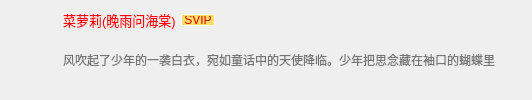
                       <widget class="QWidget" name="widget_42" native="true">
                        <property name="styleSheet">
                         <string notr="true">QWidget#widget_42{
	max-height:60px;
	min-height:60px;
}
QWidget#widget_42:hover{
	background-color: rgb(242, 242, 242);
}</string>
                        </property>
                        <layout class="QHBoxLayout" name="horizontalLayout_38" stretch="0,1,0">
                         <property name="spacing">
                          <number>9</number>
                         </property>
                         <property name="leftMargin">
                          <number>14</number>
                         </property>
                         <property name="topMargin">
                          <number>10</number>
                         </property>
                         <property name="rightMargin">
                          <number>8</number>
                         </property>
                         <property name="bottomMargin">
                          <number>10</number>
                         </property>
                         <item>
                          <widget class="QPushButton" name="pushButton_74">
                           <property name="styleSheet">
                            <string notr="true">QPushButton{
	min-height:40px;
	min-width:40px;
	max-height:40px;
	max-width:40px;
	border-radius:20px;
}</string>
                           </property>
                           <property name="text">
                            <string/>
                           </property>
                           <property name="icon">
                            <iconset resource="resource/resources.qrc">
                             <normaloff>:/image/image/QQ图片20230507155809.png</normaloff>:/image/image/QQ图片20230507155809.png</iconset>
                           </property>
                           <property name="iconSize">
                            <size>
                             <width>40</width>
                             <height>40</height>
                            </size>
                           </property>
                          </widget>
                         </item>
                         <item>
                          <layout class="QVBoxLayout" name="verticalLayout_69">
                           <property name="spacing">
                            <number>0</number>
                           </property>
                           <property name="sizeConstraint">
                            <enum>QLayout::SetDefaultConstraint</enum>
                           </property>
                           <property name="leftMargin">
                            <number>0</number>
                           </property>
                           <property name="rightMargin">
                            <number>0</number>
                           </property>
                           <item>
                            <layout class="QHBoxLayout" name="horizontalLayout_39">
                             <property name="spacing">
                              <number>5</number>
                             </property>
                             <item>
                              <widget class="QLabel" name="label_103">
                               <property name="sizePolicy">
                                <sizepolicy hsizetype="Fixed" vsizetype="Preferred">
                                 <horstretch>0</horstretch>
                                 <verstretch>0</verstretch>
                                </sizepolicy>
                               </property>
                               <property name="styleSheet">
                                <string notr="true">QLabel{
	font-size:13px;
}</string>
                               </property>
                               <property name="text">
                                <string>&lt;html&gt;&lt;head/&gt;&lt;body&gt;&lt;p&gt;&lt;span style=&quot; color:#ff0000;&quot;&gt;菜萝莉(晚雨问海棠)&lt;/span&gt;&lt;/p&gt;&lt;/body&gt;&lt;/html&gt;</string>
                               </property>
                              </widget>
                             </item>
                             <item>
                              <widget class="QPushButton" name="pushButton_75">
                               <property name="sizePolicy">
                                <sizepolicy hsizetype="Fixed" vsizetype="Preferred">
                                 <horstretch>0</horstretch>
                                 <verstretch>0</verstretch>
                                </sizepolicy>
                               </property>
                               <property name="styleSheet">
                                <string notr="true">QPushButton{
	padding: 1 2 1 2;
	border-radius:1px;
	border: 1px solid white;
	max-height:8px;
	min-height:8px;
	color: rgb(213, 1, 1);
	background-color: rgb(255, 222, 102);
	font: 900 10px &quot;Segoe UI Black&quot;;
}
QPushButton:hover{
	border-color: rgb(213, 1, 1);
}</string>
                               </property>
                               <property name="text">
                                <string>SVIP</string>
                               </property>
                              </widget>
                             </item>
                             <item>
                              <spacer name="horizontalSpacer_7">
                               <property name="orientation">
                                <enum>Qt::Horizontal</enum>
                               </property>
                               <property name="sizeHint" stdset="0">
                                <size>
                                 <width>0</width>
                                 <height>20</height>
                                </size>
                               </property>
                              </spacer>
                             </item>
                            </layout>
                           </item>
                           <item>
                            <widget class="QLabel" name="label_104">
                             <property name="styleSheet">
                              <string notr="true">QLabel{
	color: rgb(117, 117, 117);
}</string>
                             </property>
                             <property name="text">
                              <string>风吹起了少年的一袭白衣，宛如童话中的天使降临。少年把思念藏在袖口的蝴蝶里</string>
                             </property>
                            </widget>
                           </item>
                          </layout>
                         </item>
                         <item>
                          <layout class="QVBoxLayout" name="verticalLayout_70">
                           <item>
                            <widget class="QPushButton" name="pushButton_76">
                             <property name="sizePolicy">
                              <sizepolicy hsizetype="Preferred" vsizetype="Fixed">
                               <horstretch>0</horstretch>
                               <verstretch>0</verstretch>
                              </sizepolicy>
                             </property>
                             <property name="styleSheet">
                              <string notr="true">QPushButton{
	height:20px;
	width:20px;
	border:none;
	image: url(:/icon/icon/视频摄像机灰.svg);
}
QPushButton:hover{
	image: url(:/icon/icon/视频摄像机黑.svg);
}</string>
                             </property>
                             <property name="text">
                              <string/>
                             </property>
                             <property name="icon">
                              <iconset>
                               <normaloff>:/icon/icon/视频摄像机.svg</normaloff>:/icon/icon/视频摄像机.svg</iconset>
                             </property>
                             <property name="iconSize">
                              <size>
                               <width>20</width>
                               <height>20</height>
                              </size>
                             </property>
                            </widget>
                           </item>
                          </layout>
                         </item>
                        </layout>
                       </widget>
